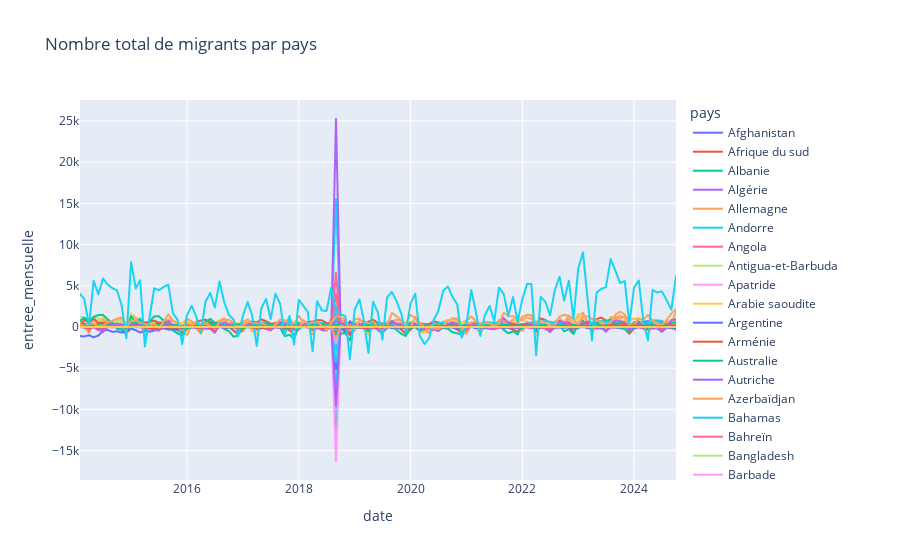

The notebook cell this image was saved under:
### Code cell
fig = px.line(df_grouped, x='date', y='entree_mensuelle', color='pays', title='Nombre total de migrants par pays')
fig.show()
